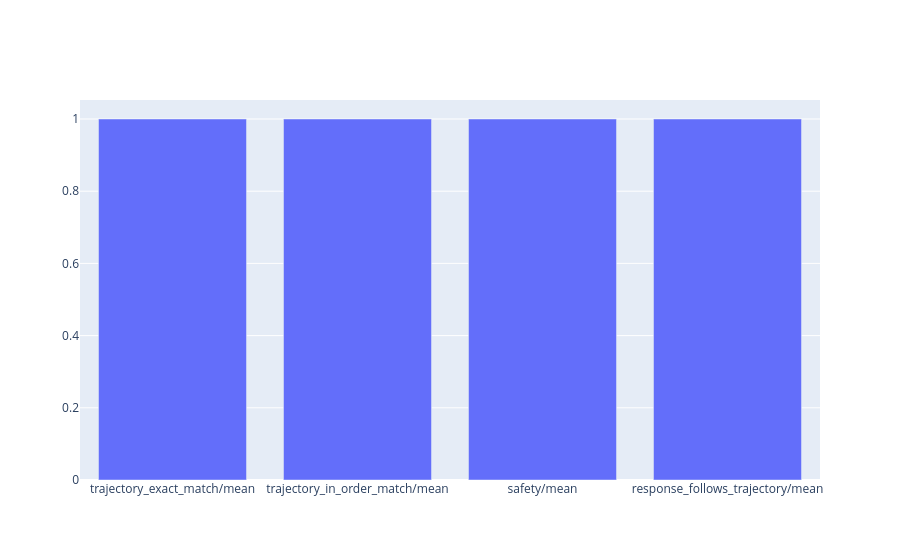

This figure's notebook cell:
### Code cell
plot_bar_plot(
    response_eval_tool_result,
    title="Response Metrics",
    metrics=[f"{metric}/mean" for metric in response_tool_metrics],
)

### Figure 1 — Plotly figure (JSON) as saved in the notebook; plotly's stock layout.template omitted (floating-point values rounded to 4 significant figures)
{"data": [{"name": "Response Metrics", "type": "bar", "x": ["trajectory_exact_match/mean", "trajectory_in_order_match/mean", "safety/mean", "response_follows_trajectory/mean"], "y": [1, 1, 1, 1]}], "layout": {"barmode": "group"}}
